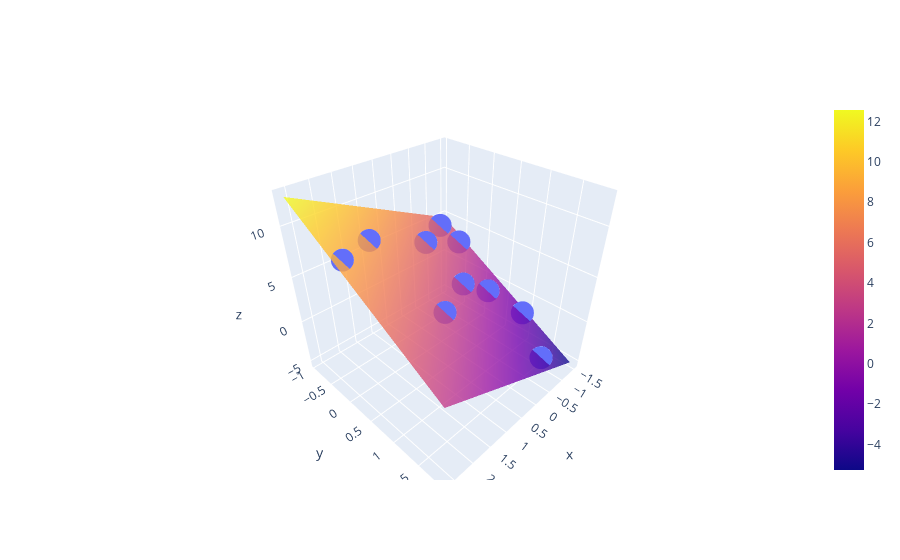

Here is the notebook cell this chart was saved with:
### Code cell
import plotly.graph_objects as go
fig=go.Figure()
fig.add_trace(go.Scatter3d(x=X[:,1],y=X[:,2],z=Y,mode="markers"))
a=np.linspace(X[:,1].min()-0.2,X[:,1].max()+0.2,50)
b=np.linspace(X[:,2].min()-0.2,X[:,2].max()+0.2,50)
x,y=np.meshgrid(a,b)
z=beta[0]+beta[1]*x+beta[2]*y

fig.add_trace(go.Surface(x=x,y=y,z=z,opacity=0.8))

### Figure 1 — Plotly figure (JSON) as saved in the notebook; plotly's stock layout.template omitted (floating-point values rounded to 4 significant figures; data arrays with more than 128 entries replaced by an {"elided": "..."} marker saying what was removed)
{"data": [{"mode": "markers", "type": "scatter3d", "x": [-0.06454, -1.299, -0.1309, -0.6401, 1.022, 1.484, -1.23, -1.041, -0.7543, 2.425], "y": [-0.3877, 0.9629, 0.3778, 1.68, 0.7803, -0.3522, -0.4357, -0.7563, 0.5212, -0.01884], "z": [5.331, -1.62, 2.624, -2.922, 3.342, 8.268, 3.273, 4.797, 0.9324, 8.978]}, {"opacity": 0.8, "type": "surface", "x": {"elided": "50x50 float values"}, "y": {"elided": "50x50 float values"}, "z": {"elided": "50x50 float values"}}], "layout": {}}
